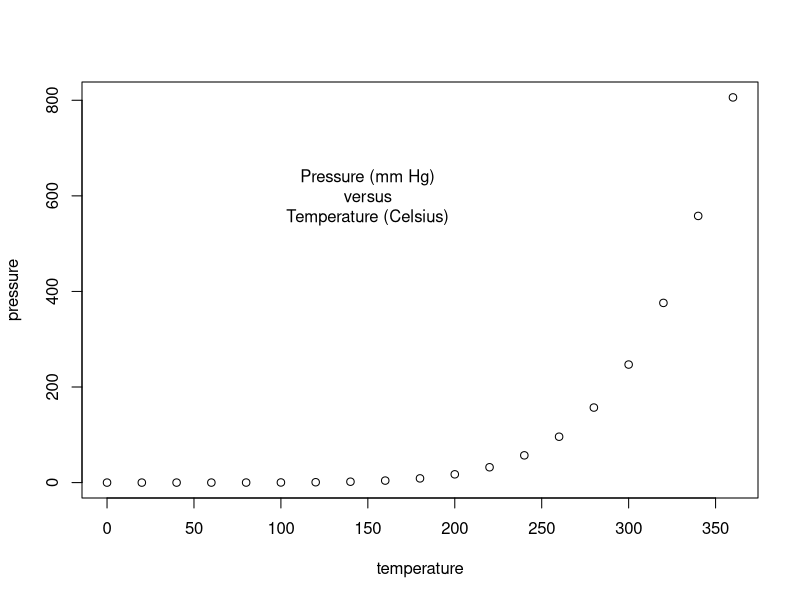
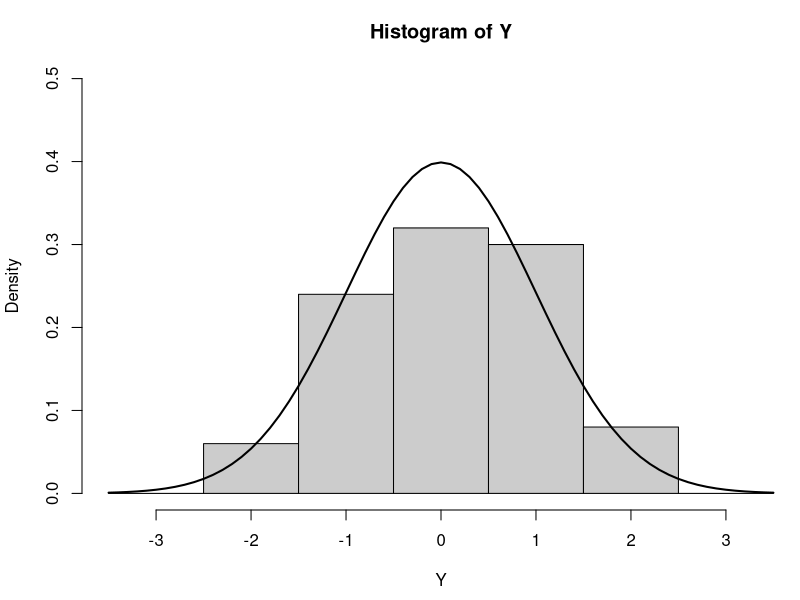
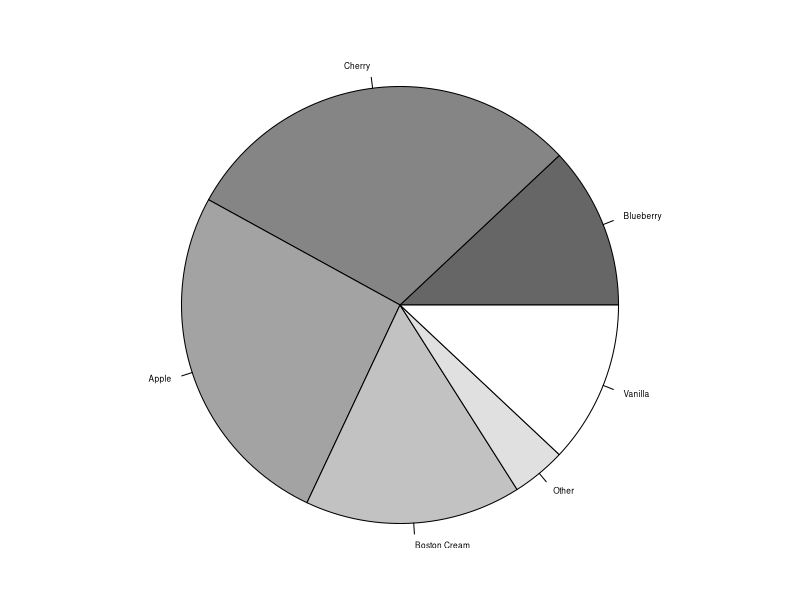

Here is the R script that generated these plots, in order:
## ---- chunk 1
plot(pressure)
text(150, 600, 
     "Pressure (mm Hg)\nversus\nTemperature (Celsius)")
## ---- chunk 2
# Histogram
# Random data
Y <- rnorm(50)
# Make sure no Y exceed [-3.5, 3.5]
Y[Y < -3.5 | Y > 3.5] <- NA
x <- seq(-3.5, 3.5, .1)
dn <- dnorm(x)
par(mar=c(4.5, 4.1, 3.1, 0))
hist(Y, breaks=seq(-3.5, 3.5), ylim=c(0, 0.5), 
     col="grey80", freq=FALSE)
lines(x, dnorm(x), lwd=2)
par(mar=c(5.1, 4.1, 4.1, 2.1))
## ---- chunk 3
# Piechart
# Example 4 from help(pie)
par(mar=c(0, 2, 1, 2), xpd=FALSE, cex=0.5)
     pie.sales <- c(0.12, 0.3, 0.26, 0.16, 0.04, 0.12)
     names(pie.sales) <- c("Blueberry", "Cherry",
         "Apple", "Boston Cream", "Other", "Vanilla")
     pie(pie.sales, col = gray(seq(0.4,1.0,length=6)))
